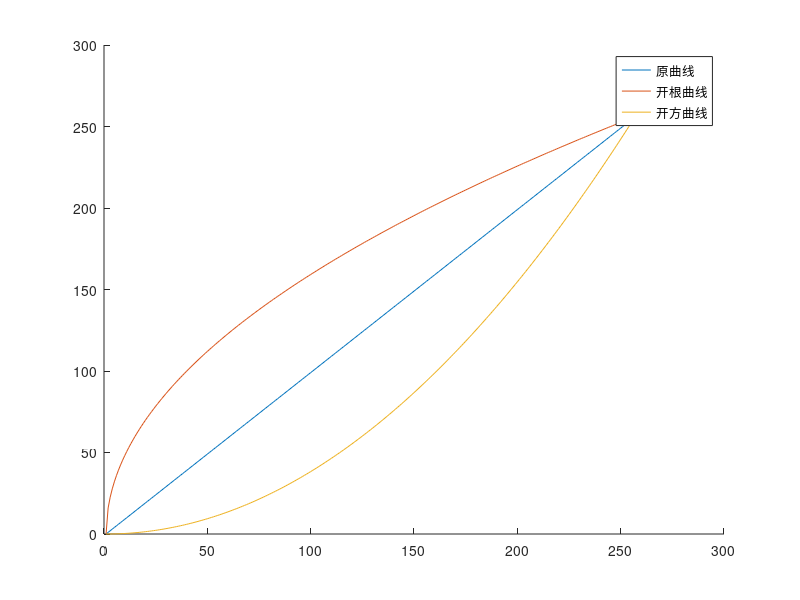

The MATLAB script that drew this image:
%--------------------------------------------------------------------------
%--             生成gamma校正所需的rom mif文件
%--------------------------------------------------------------------------
clear all
close all
clc

depth = 256;
width = 8; 
r = [0:1:255];
%--------------------------------------------------------------------------
%--                     sqrt开根
%--------------------------------------------------------------------------
s_qrt = 16*sqrt(r);  %开根 
z1    = round(s_qrt); 

fid = fopen('sqrt.dat','w');
% fprintf(fid,'depth= %d; \n',depth); 
% fprintf(fid,'width= %d; \n',width); 
% fprintf(fid,'address_radix=uns;\n'); 
% fprintf(fid,'data_radix = uns;\n'); 
% fprintf(fid,'Content Begin \n'); 
for(k=1:depth)
    if z1(k) <= 15
        fprintf(fid,'0%x\n',z1(k));
    else
        fprintf(fid,'%x\n',z1(k));
    end
end
% fprintf(fid,'end;');
%--------------------------------------------------------------------------
%--                     square开方
%--------------------------------------------------------------------------
s_quare = (1/256)*r.^2;   %平方
z2 = round(s_quare);

fid = fopen('square.dat','w');
% fprintf(fid,'depth= %d; \n',depth); 
% fprintf(fid,'width= %d; \n',width); 
% fprintf(fid,'address_radix=uns;\n'); 
% fprintf(fid,'data_radix = uns;\n'); 
% fprintf(fid,'Content Begin \n'); 
for(k=1:depth)
    if z2(k) <= 15
        fprintf(fid,'0%x\n',z2(k));
    else
        fprintf(fid,'%x\n',z2(k));
    end
end
% fprintf(fid,'end;');
%--------------------------------------------------------------------------
%--                     曲线展示
%--------------------------------------------------------------------------
hold on
plot(r);        %原曲线
plot(s_qrt);    %开根
plot(s_quare);  %开方
legend('原曲线','开根曲线','开方曲线');
hold off
